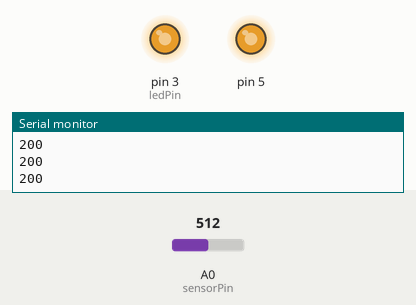
The sketch below on a simulated Arduino Uno, built with avr-gcc and run on an emulated ATmega328P. On the bench: output pins drawn as LEDs (lit = HIGH), the last lines printed to the serial monitor. The inputs (shaded band) are chosen by the test bench; at power-on: A0 (sensorPin) = 512.

Above: at 1.2 s.
1.3 s: A0 (sensorPin) set to 306
At 1.7 s:
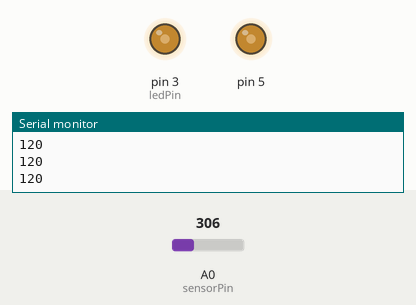
2.8 s: A0 (sensorPin) set to 122
At 4.0 s:
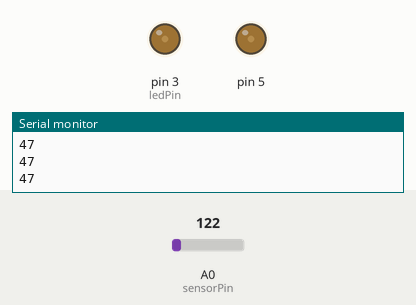
4.3 s: A0 (sensorPin) set to 0
At 5.1 s:
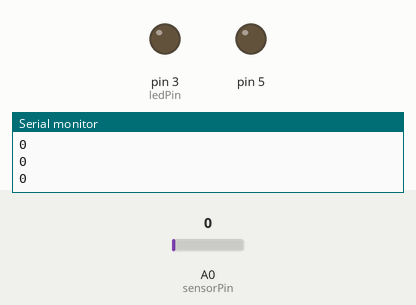
5.8 s: A0 (sensorPin) set to 4
At 6.3 s:
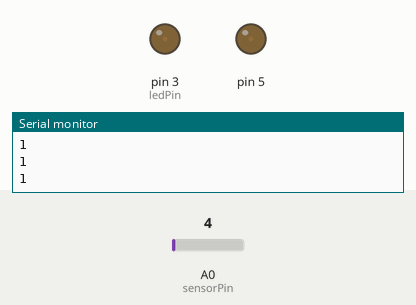
7.3 s: A0 (sensorPin) set to 511
At 8.7 s:
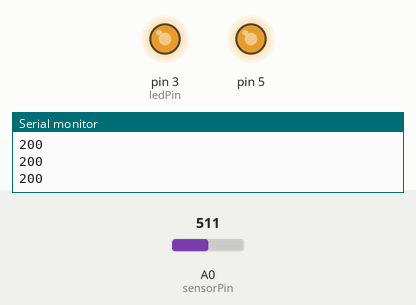
Timing chart, 0 to 9.8 s (numbered marks = the images above; inputs shaded):
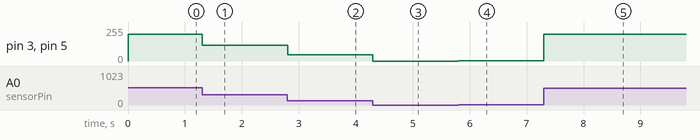

Measured:
- after the input at 1.3 s, pin 3 (ledPin), pin 5: 200/255 → 120/255 at once
- after the input at 2.8 s, pin 3 (ledPin), pin 5: 120/255 → 47/255 at once
- after the input at 4.3 s, pin 3 (ledPin), pin 5: 47/255 → 0/255 at once
- after the input at 5.8 s, pin 3 (ledPin), pin 5: 0/255 → 1/255 at once
- after the input at 7.3 s, pin 3 (ledPin), pin 5: 1/255 → 200/255 at once

The sketch:

Buzzer_PWM.ino
```cpp
int sensorPin = A0;   // select the input pin for the potentiometer
int ledPin = 3;      // select the pin for the LED
int sensorValue = 0;  // variable to store the value coming from the sensor
int roundUp;

void setup() {
  // declare the ledPin as an OUTPUT:
  pinMode(ledPin, OUTPUT);
  Serial.begin(9600);
}

void loop() {
  sensorValue = analogRead(sensorPin);
  roundUp=sensorValue/2.55;
  if (roundUp>255) {roundUp=255;}
  analogWrite(3, roundUp);
  analogWrite(5, roundUp);
  Serial.println(roundUp);
  //delay(10);

}
```
